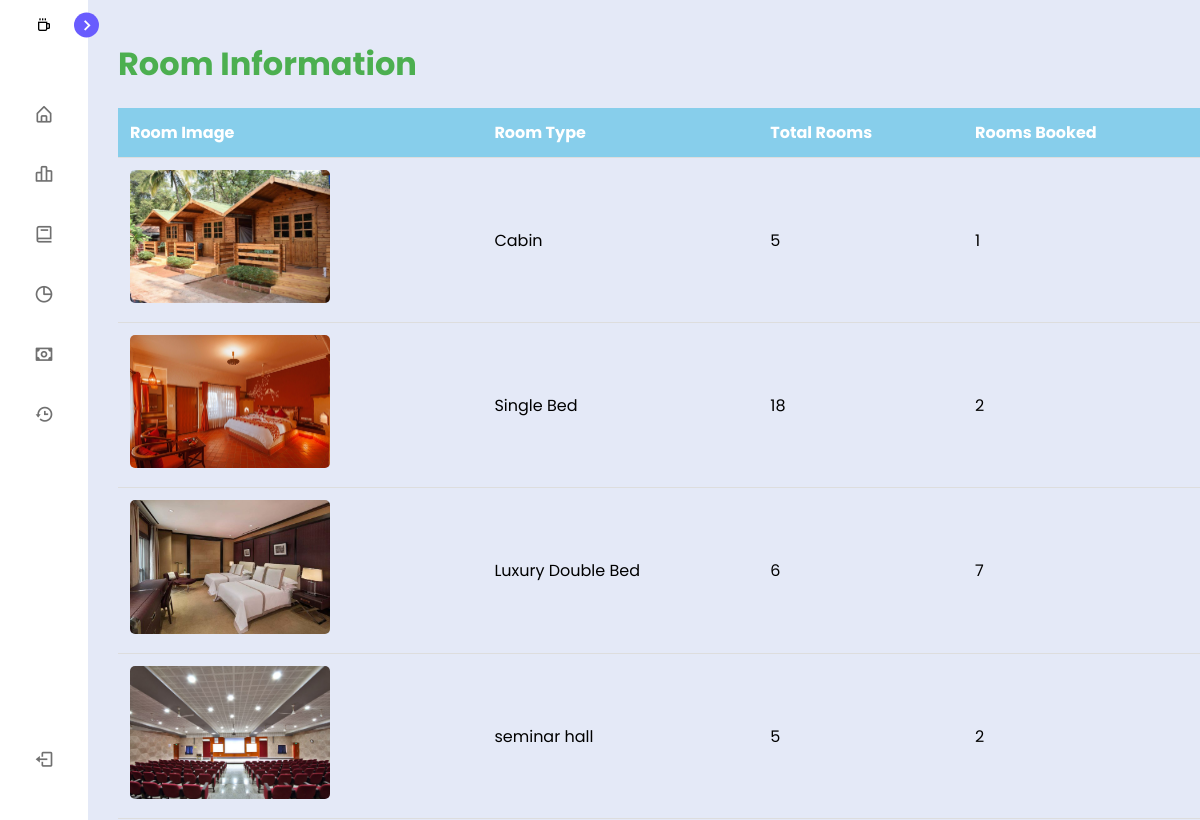
/welcomeadmin.php (signed in), run on the app's committed database.
### tables this page shows
CREATE TABLE `Rooms` (
  `room_id` int(11) NOT NULL,
  `room_type` varchar(50) NOT NULL,
  `room_image` varchar(255) DEFAULT NULL,
  `room_count` int(11) NOT NULL DEFAULT 0,
  `cost` decimal(10,2) DEFAULT NULL,
  `available` tinyint(1) DEFAULT 1
);

### welcomeadmin.php (the view, shortened to what this page needs)
<!DOCTYPE html>
<html lang="en">
<head>
    <link rel="stylesheet" href="css/demo.css">
</head>
<body>
    <?php
    include 'Database/db_connection.php';
    $sql = "SELECT r.room_id, r.room_type, r.room_image, r.room_count, COALESCE(SUM(b.room_count), 0) AS booked_count
            FROM Rooms r
            LEFT JOIN bookings b ON r.room_id = b.room_id
            WHERE b.status = 'confirmed'
            GROUP BY r.room_id";
    $result = mysqli_query($conn, $sql);
    ?>
    <?php include 'partials/adminHeader.php';?>
    <section class="home">
        <h1>Room Information</h1>
        <table>
            <tr>
                <th>Room Image</th>
                <th>Room Type</th>
                <th>Total Rooms</th>
                <th>Rooms Booked</th>
            </tr>
            <?php
            if (mysqli_num_rows($result) > 0) {
                while ($row = mysqli_fetch_assoc($result)) {
                    echo "<tr>";
                    echo "<td><img src='{$row['room_image']}' alt='{$row['room_type']}'></td>";
                    echo "<td>{$row['room_type']}</td>";
                    echo "<td>{$row['room_count']}</td>";
                    echo "<td>{$row['booked_count']}</td>";
                    echo "</tr>";
                }
            } else {
                echo "<tr><td colspan='4'>No rooms found</td></tr>";
            }
            ?>
        </table>
    </section>
</body>
</html>

### css/demo.css (style rules this page uses)
* { margin: 0; padding: 0; box-sizing: border-box; font-family: "Poppins", sans-serif; }
:root { --body-color: #e4e9f7; --sidebar-color: #fff; --primary-color: #695cfe; --primary-color-light: #f6f5ff; --toggle-color: #ddd; --text-color: #707070; --tran-03: all 0.2s ease; --tran-03: all 0.3s ease; --tran-04: all 0.3s ease; --tran-05: all 0.3s ease; }
body { min-height: 100vh; background-color: var(--body-color); transition: var(--tran-05); }
.home { position: absolute; top: 0; top: 0; left: 250px; height: 100vh; width: calc(100% - 250px); background-color: var(--body-color); transition: var(--tran-05); }
.sidebar.close ~ .home { left: 78px; height: 100vh; width: calc(100% - 78px); }

### welcomeadmin.php (style rules this page uses)
section { padding: 20px; margin: 20px; background-color: #ffffff; }
h1 { color: #4CAF50; font-size: 32px; margin-bottom: 20px; }
table { width: 100%; border-collapse: collapse; margin-top: 20px; }
th, td { padding: 12px; text-align: left; border-bottom: 1px solid #ddd; }
th { background-color:#87CEEB; color: white; }
img { max-width: 200px; max-height: 200px; border-radius: 5px; }

### data on the page
rooms: room_image (picture), room_type "Cabin", room_count "5", booked_count "1"
rooms: room_image (picture), room_type "Single Bed", room_count "18", booked_count "2"
rooms: room_image (picture), room_type "Luxury Double Bed", room_count "6", booked_count "7"
rooms: room_image (picture), room_type "seminar hall", room_count "5", booked_count "2"
